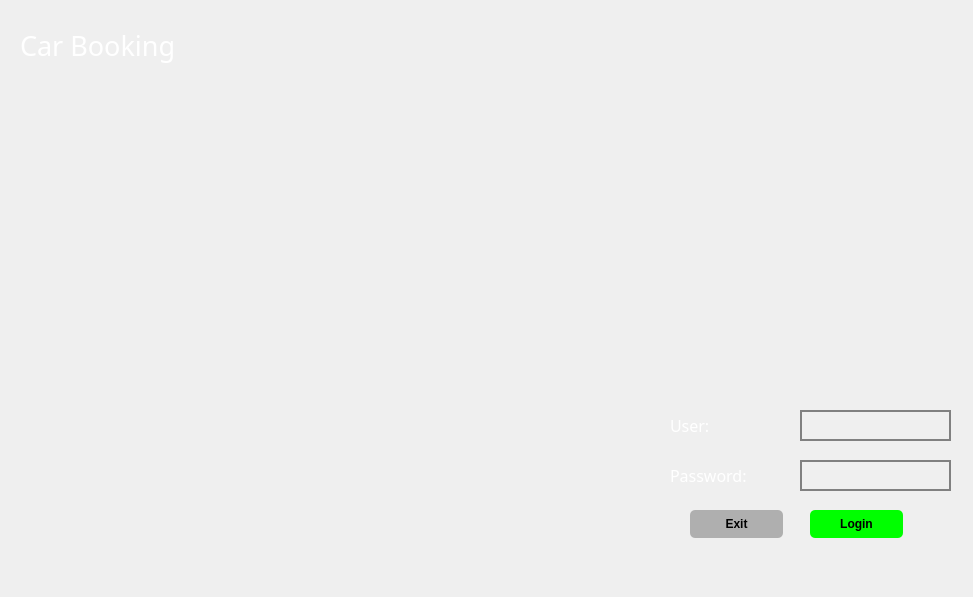
<?xml version="1.0" encoding="UTF-8"?>
<ui version="4.0">
 <class>login</class>
 <widget class="QMainWindow" name="login">
  <property name="geometry">
   <rect>
    <x>0</x>
    <y>0</y>
    <width>973</width>
    <height>597</height>
   </rect>
  </property>
  <property name="windowTitle">
   <string>login</string>
  </property>
  <widget class="QWidget" name="centralwidget">
   <widget class="QLabel" name="loginTitle">
    <property name="geometry">
     <rect>
      <x>20</x>
      <y>20</y>
      <width>201</width>
      <height>51</height>
     </rect>
    </property>
    <property name="font">
     <font>
      <family>Lucida Fax</family>
      <pointsize>20</pointsize>
      <weight>50</weight>
      <bold>false</bold>
     </font>
    </property>
    <property name="styleSheet">
     <string notr="true">color:rgb(255, 255, 255)</string>
    </property>
    <property name="text">
     <string>Car Booking</string>
    </property>
   </widget>
   <widget class="QLabel" name="useridLabel">
    <property name="geometry">
     <rect>
      <x>670</x>
      <y>400</y>
      <width>201</width>
      <height>51</height>
     </rect>
    </property>
    <property name="font">
     <font>
      <family>Lucida Fax</family>
      <pointsize>12</pointsize>
      <weight>50</weight>
      <bold>false</bold>
     </font>
    </property>
    <property name="styleSheet">
     <string notr="true">color:rgb(255, 255, 255)</string>
    </property>
    <property name="text">
     <string>User:</string>
    </property>
   </widget>
   <widget class="QLabel" name="passwordLabel">
    <property name="geometry">
     <rect>
      <x>670</x>
      <y>450</y>
      <width>201</width>
      <height>51</height>
     </rect>
    </property>
    <property name="font">
     <font>
      <family>Lucida Fax</family>
      <pointsize>12</pointsize>
      <weight>50</weight>
      <bold>false</bold>
     </font>
    </property>
    <property name="styleSheet">
     <string notr="true">color:rgb(255, 255, 255)</string>
    </property>
    <property name="text">
     <string>Password:</string>
    </property>
   </widget>
   <widget class="QPushButton" name="loginbtn">
    <property name="geometry">
     <rect>
      <x>810</x>
      <y>510</y>
      <width>93</width>
      <height>28</height>
     </rect>
    </property>
    <property name="font">
     <font>
      <weight>75</weight>
      <bold>true</bold>
     </font>
    </property>
    <property name="cursor">
     <cursorShape>PointingHandCursor</cursorShape>
    </property>
    <property name="styleSheet">
     <string notr="true">background-color: rgb(0, 255, 0);
border-radius:5px;</string>
    </property>
    <property name="text">
     <string>Login</string>
    </property>
   </widget>
   <widget class="QLineEdit" name="useridlineEdit">
    <property name="geometry">
     <rect>
      <x>800</x>
      <y>410</y>
      <width>151</width>
      <height>31</height>
     </rect>
    </property>
    <property name="font">
     <font>
      <pointsize>12</pointsize>
     </font>
    </property>
    <property name="styleSheet">
     <string notr="true">background:transparent;
border:2px solid grey;
color:white;</string>
    </property>
    <property name="text">
     <string/>
    </property>
   </widget>
   <widget class="QLineEdit" name="passwordlineEdit">
    <property name="geometry">
     <rect>
      <x>800</x>
      <y>460</y>
      <width>151</width>
      <height>31</height>
     </rect>
    </property>
    <property name="font">
     <font>
      <pointsize>12</pointsize>
     </font>
    </property>
    <property name="styleSheet">
     <string notr="true">background:transparent;
border:2px solid grey;
color:white;</string>
    </property>
    <property name="text">
     <string/>
    </property>
    <property name="echoMode">
     <enum>QLineEdit::Password</enum>
    </property>
   </widget>
   <widget class="QPushButton" name="exitbtn">
    <property name="geometry">
     <rect>
      <x>690</x>
      <y>510</y>
      <width>93</width>
      <height>28</height>
     </rect>
    </property>
    <property name="font">
     <font>
      <weight>75</weight>
      <bold>true</bold>
     </font>
    </property>
    <property name="cursor">
     <cursorShape>PointingHandCursor</cursorShape>
    </property>
    <property name="styleSheet">
     <string notr="true">background-color: rgb(175, 175, 175);
border-radius:5px;</string>
    </property>
    <property name="text">
     <string>Exit</string>
    </property>
   </widget>
   <widget class="QLabel" name="label">
    <property name="geometry">
     <rect>
      <x>-200</x>
      <y>-20</y>
      <width>1251</width>
      <height>621</height>
     </rect>
    </property>
    <property name="text">
     <string/>
    </property>
    <property name="pixmap">
     <pixmap>../../Users/vikram/OneDrive/Desktop/mahindra-scorpio.jpg</pixmap>
    </property>
   </widget>
   <zorder>label</zorder>
   <zorder>loginTitle</zorder>
   <zorder>useridLabel</zorder>
   <zorder>passwordLabel</zorder>
   <zorder>loginbtn</zorder>
   <zorder>useridlineEdit</zorder>
   <zorder>passwordlineEdit</zorder>
   <zorder>exitbtn</zorder>
  </widget>
 </widget>
 <resources/>
 <connections/>
</ui>
